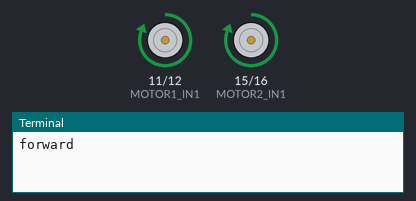
Bench run of a program on a simulated Raspberry Pi (header pin numbers). Parts: motor-driver pin pairs drawn as motors (green arrow = first pin HIGH = forward, orange = second pin HIGH = backward, longer = more drive), the last lines printed to the terminal.

Above: at 0.1 s.
At 1.1 s:
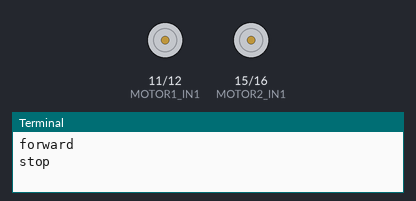
Timing chart, 0 to 2.6 s (numbered marks = the images above):
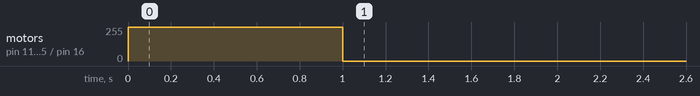

The program:

raspi_motor.py
```python
import RPi.GPIO as GPIO
import time

# Physical (BOARD)
MOTOR1_IN1 = 11  # PIN 11 (GPIO 17)
MOTOR1_IN2 = 12  # PIN 12 (GPIO 18)
MOTOR2_IN1 = 15  # PIN 15 (GPIO 22)
MOTOR2_IN2 = 16  # PIN 16 (GPIO 23)

# GPIO
GPIO.setmode(GPIO.BOARD)
GPIO.setup(MOTOR1_IN1, GPIO.OUT)
GPIO.setup(MOTOR1_IN2, GPIO.OUT)
GPIO.setup(MOTOR2_IN1, GPIO.OUT)
GPIO.setup(MOTOR2_IN2, GPIO.OUT)

def motor1_forward():
    GPIO.output(MOTOR1_IN1, GPIO.HIGH)
    GPIO.output(MOTOR1_IN2, GPIO.LOW)

def motor1_backward():
    GPIO.output(MOTOR1_IN1, GPIO.LOW)
    GPIO.output(MOTOR1_IN2, GPIO.HIGH)

def motor2_forward():
    GPIO.output(MOTOR2_IN1, GPIO.HIGH)
    GPIO.output(MOTOR2_IN2, GPIO.LOW)

def motor2_backward():
    GPIO.output(MOTOR2_IN1, GPIO.LOW)
    GPIO.output(MOTOR2_IN2, GPIO.HIGH)

def stop_motors():
    GPIO.output(MOTOR1_IN1, GPIO.LOW)
    GPIO.output(MOTOR1_IN2, GPIO.LOW)
    GPIO.output(MOTOR2_IN1, GPIO.LOW)
    GPIO.output(MOTOR2_IN2, GPIO.LOW)

try:
    while True:
        print("forward")
        motor1_forward()
        motor2_forward()
        time.sleep(1) # 1s

        print("stop")
        stop_motors()
        time.sleep(3*60*60) # 3*60*60s

        print("backward")
        motor1_backward()
        motor2_backward()
        time.sleep(1) # 1s

        print("stop")
        stop_motors()
        time.sleep(3*60*60) # 3*60*60s

except KeyboardInterrupt:
    print("exit")
    stop_motors()
    GPIO.cleanup()
```

Measured:
- by itself, motor on pin 11 (MOTOR1_IN1) / pin 12 (MOTOR1_IN2), motor on pin 15 (MOTOR2_IN1) / pin 16 (MOTOR2_IN2): stopped → forward 255/255 at 0.00 s, → stopped 1.0 s later
